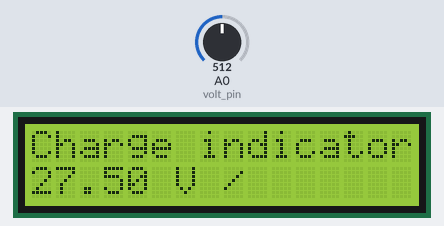
Recording of a sketch running on a simulated Arduino Uno, built with avr-gcc and run on an emulated ATmega328P. Shown: 16×2 character LCD. The inputs (shaded band) are chosen by the test bench; at power-on: A0 (volt_pin) = 512.

Above: at 1.2 s.
1.3 s: A0 (volt_pin) set to 195
At 2.9 s:
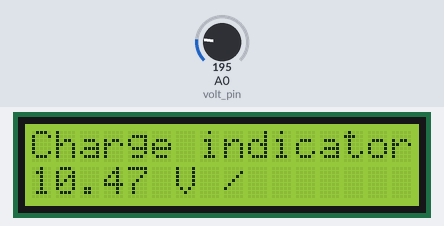
3.6 s: A0 (volt_pin) set to 171
At 5.2 s:
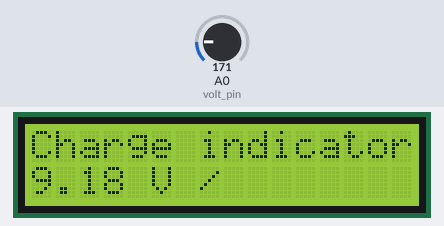
5.6 s: A0 (volt_pin) set to 122
At 7.3 s:
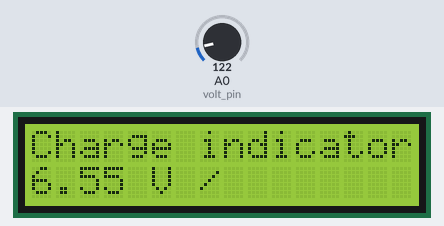
7.6 s: A0 (volt_pin) set to 106
At 8.6 s:
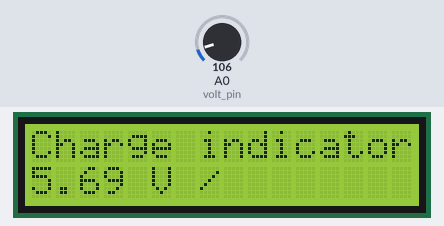
Timing chart, 0 to 10.6 s (numbered marks = the images above; inputs shaded):
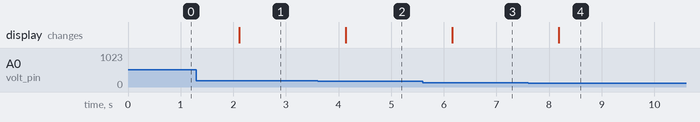

The sketch:

sketch_battery_indecator.ino
```cpp
#include <LiquidCrystal_I2C.h>

LiquidCrystal_I2C lcd(0x38, 16,2);

constexpr int volt_pin = A0;
constexpr float R1 = 10000;
constexpr float R2 = 1000;
constexpr float k = R2/(R2+R1);

constexpr int lcd_icon_but_1 = 0x9B;
constexpr int lcd_icon_but_2 = 0x9C;
constexpr int lcd_icon_but_3 = 0x9D;
constexpr int lcd_icon_but_4 = 0x9E;
constexpr int lcd_icon_but_5 = 0x9F;


void setup() {
  lcd.init();
  lcd.backlight();
  lcd.setCursor(0, 0);
  lcd.print("Charge indicator");
}

void loop() {
  float batVol = readVol();
  lcd.setCursor(0, 1);
  lcd.print(batVol);
  lcd.print(" V / ");

  if(batVol >= 9){
    lcd.write(lcd_icon_but_1);
  }
  else if (batVol >= 8){
    lcd.write(lcd_icon_but_2);
  }
  else if (batVol >= 7){
    lcd.write(lcd_icon_but_3);
  }
  else if (batVol >= 6){
    lcd.write(lcd_icon_but_4);
  }
  else{
    lcd.write(lcd_icon_but_5);
  }
  delay(1000);
}

float readVol(){
  int batADC = analogRead(volt_pin);
  float batVolt = ((batADC * 5.0) / 1024.0) / k;
  return batVolt;
}
```

Measured:
- the behaviour switches between 187 and 186 on A0 (volt_pin) (found by bisection; images 1 and 2)
- the behaviour switches between 112 and 111 on A0 (volt_pin) (found by bisection; images 3 and 4)
- after the input at 1.3 s, the display: changes after 0.81 s (image 1)
- after the input at 3.6 s, the display: changes after 0.54 s (image 2)
- after the input at 5.6 s, the display: changes after 0.56 s (image 3)
- after the input at 7.6 s, the display: changes after 0.58 s (image 4)
